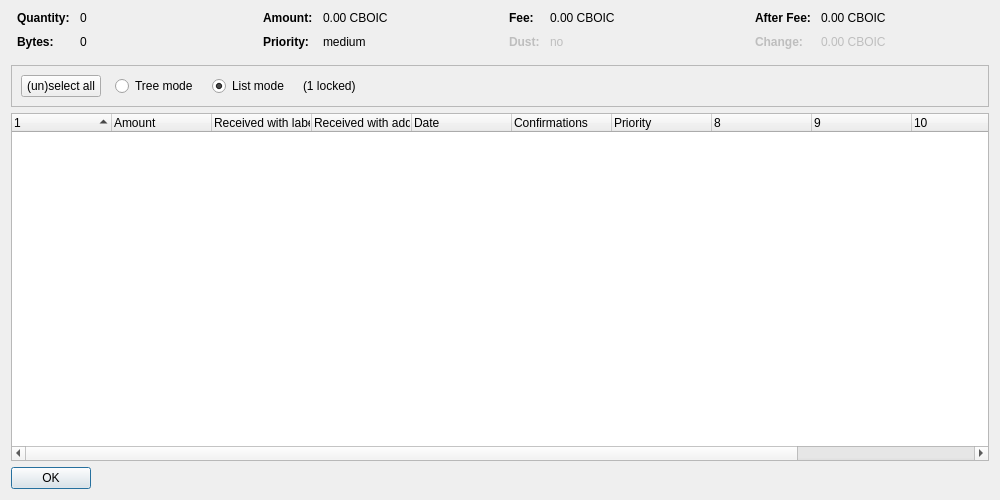
<?xml version="1.0" encoding="UTF-8"?>
<ui version="4.0">
 <class>CoinControlDialog</class>
 <widget class="QDialog" name="CoinControlDialog">
  <property name="geometry">
   <rect>
    <x>0</x>
    <y>0</y>
    <width>1000</width>
    <height>500</height>
   </rect>
  </property>
  <property name="windowTitle">
   <string>Coin Selection</string>
  </property>
  <layout class="QVBoxLayout" name="verticalLayout">
   <item>
    <layout class="QHBoxLayout" name="horizontalLayoutTop" stretch="0,0,0,0">
     <property name="topMargin">
      <number>0</number>
     </property>
     <property name="bottomMargin">
      <number>10</number>
     </property>
     <item>
      <layout class="QFormLayout" name="formLayoutCoinControl1">
       <property name="horizontalSpacing">
        <number>10</number>
       </property>
       <property name="verticalSpacing">
        <number>10</number>
       </property>
       <property name="leftMargin">
        <number>6</number>
       </property>
       <property name="rightMargin">
        <number>6</number>
       </property>
       <item row="0" column="0">
        <widget class="QLabel" name="labelCoinControlQuantityText">
         <property name="font">
          <font>
           <weight>75</weight>
           <bold>true</bold>
          </font>
         </property>
         <property name="text">
          <string>Quantity:</string>
         </property>
        </widget>
       </item>
       <item row="0" column="1">
        <widget class="QLabel" name="labelCoinControlQuantity">
         <property name="cursor">
          <cursorShape>IBeamCursor</cursorShape>
         </property>
         <property name="contextMenuPolicy">
          <enum>Qt::ActionsContextMenu</enum>
         </property>
         <property name="text">
          <string notr="true">0</string>
         </property>
         <property name="textInteractionFlags">
          <set>Qt::LinksAccessibleByMouse|Qt::TextSelectableByKeyboard|Qt::TextSelectableByMouse</set>
         </property>
        </widget>
       </item>
       <item row="1" column="0">
        <widget class="QLabel" name="labelCoinControlBytesText">
         <property name="font">
          <font>
           <weight>75</weight>
           <bold>true</bold>
          </font>
         </property>
         <property name="text">
          <string>Bytes:</string>
         </property>
        </widget>
       </item>
       <item row="1" column="1">
        <widget class="QLabel" name="labelCoinControlBytes">
         <property name="cursor">
          <cursorShape>IBeamCursor</cursorShape>
         </property>
         <property name="contextMenuPolicy">
          <enum>Qt::ActionsContextMenu</enum>
         </property>
         <property name="text">
          <string notr="true">0</string>
         </property>
         <property name="textInteractionFlags">
          <set>Qt::LinksAccessibleByMouse|Qt::TextSelectableByKeyboard|Qt::TextSelectableByMouse</set>
         </property>
        </widget>
       </item>
      </layout>
     </item>
     <item>
      <layout class="QFormLayout" name="formLayoutCoinControl2">
       <property name="horizontalSpacing">
        <number>10</number>
       </property>
       <property name="verticalSpacing">
        <number>10</number>
       </property>
       <property name="leftMargin">
        <number>6</number>
       </property>
       <property name="rightMargin">
        <number>6</number>
       </property>
       <item row="0" column="0">
        <widget class="QLabel" name="labelCoinControlAmountText">
         <property name="font">
          <font>
           <weight>75</weight>
           <bold>true</bold>
          </font>
         </property>
         <property name="text">
          <string>Amount:</string>
         </property>
        </widget>
       </item>
       <item row="0" column="1">
        <widget class="QLabel" name="labelCoinControlAmount">
         <property name="cursor">
          <cursorShape>IBeamCursor</cursorShape>
         </property>
         <property name="contextMenuPolicy">
          <enum>Qt::ActionsContextMenu</enum>
         </property>
         <property name="text">
          <string notr="true">0.00 CBOIC</string>
         </property>
         <property name="textInteractionFlags">
          <set>Qt::LinksAccessibleByMouse|Qt::TextSelectableByKeyboard|Qt::TextSelectableByMouse</set>
         </property>
        </widget>
       </item>
       <item row="1" column="0">
        <widget class="QLabel" name="labelCoinControlPriorityText">
         <property name="font">
          <font>
           <weight>75</weight>
           <bold>true</bold>
          </font>
         </property>
         <property name="text">
          <string>Priority:</string>
         </property>
        </widget>
       </item>
       <item row="1" column="1">
        <widget class="QLabel" name="labelCoinControlPriority">
         <property name="cursor">
          <cursorShape>IBeamCursor</cursorShape>
         </property>
         <property name="contextMenuPolicy">
          <enum>Qt::ActionsContextMenu</enum>
         </property>
         <property name="text">
          <string notr="true">medium</string>
         </property>
         <property name="textInteractionFlags">
          <set>Qt::LinksAccessibleByMouse|Qt::TextSelectableByKeyboard|Qt::TextSelectableByMouse</set>
         </property>
        </widget>
       </item>
      </layout>
     </item>
     <item>
      <layout class="QFormLayout" name="formLayoutCoinControl3">
       <property name="horizontalSpacing">
        <number>10</number>
       </property>
       <property name="verticalSpacing">
        <number>10</number>
       </property>
       <property name="leftMargin">
        <number>6</number>
       </property>
       <property name="rightMargin">
        <number>6</number>
       </property>
       <item row="0" column="0">
        <widget class="QLabel" name="labelCoinControlFeeText">
         <property name="font">
          <font>
           <weight>75</weight>
           <bold>true</bold>
          </font>
         </property>
         <property name="text">
          <string>Fee:</string>
         </property>
        </widget>
       </item>
       <item row="0" column="1">
        <widget class="QLabel" name="labelCoinControlFee">
         <property name="cursor">
          <cursorShape>IBeamCursor</cursorShape>
         </property>
         <property name="contextMenuPolicy">
          <enum>Qt::ActionsContextMenu</enum>
         </property>
         <property name="text">
          <string notr="true">0.00 CBOIC</string>
         </property>
         <property name="textInteractionFlags">
          <set>Qt::LinksAccessibleByMouse|Qt::TextSelectableByKeyboard|Qt::TextSelectableByMouse</set>
         </property>
        </widget>
       </item>
       <item row="1" column="0">
        <widget class="QLabel" name="labelCoinControlLowOutputText">
         <property name="enabled">
          <bool>false</bool>
         </property>
         <property name="font">
          <font>
           <weight>75</weight>
           <bold>true</bold>
          </font>
         </property>
         <property name="text">
          <string>Dust:</string>
         </property>
        </widget>
       </item>
       <item row="1" column="1">
        <widget class="QLabel" name="labelCoinControlLowOutput">
         <property name="enabled">
          <bool>false</bool>
         </property>
         <property name="cursor">
          <cursorShape>IBeamCursor</cursorShape>
         </property>
         <property name="contextMenuPolicy">
          <enum>Qt::ActionsContextMenu</enum>
         </property>
         <property name="text">
          <string notr="true">no</string>
         </property>
         <property name="textInteractionFlags">
          <set>Qt::LinksAccessibleByMouse|Qt::TextSelectableByKeyboard|Qt::TextSelectableByMouse</set>
         </property>
        </widget>
       </item>
      </layout>
     </item>
     <item>
      <layout class="QFormLayout" name="formLayoutCoinControl4">
       <property name="horizontalSpacing">
        <number>10</number>
       </property>
       <property name="verticalSpacing">
        <number>10</number>
       </property>
       <property name="leftMargin">
        <number>6</number>
       </property>
       <property name="rightMargin">
        <number>6</number>
       </property>
       <item row="0" column="0">
        <widget class="QLabel" name="labelCoinControlAfterFeeText">
         <property name="font">
          <font>
           <weight>75</weight>
           <bold>true</bold>
          </font>
         </property>
         <property name="text">
          <string>After Fee:</string>
         </property>
        </widget>
       </item>
       <item row="0" column="1">
        <widget class="QLabel" name="labelCoinControlAfterFee">
         <property name="cursor">
          <cursorShape>IBeamCursor</cursorShape>
         </property>
         <property name="contextMenuPolicy">
          <enum>Qt::ActionsContextMenu</enum>
         </property>
         <property name="text">
          <string notr="true">0.00 CBOIC</string>
         </property>
         <property name="textInteractionFlags">
          <set>Qt::LinksAccessibleByMouse|Qt::TextSelectableByKeyboard|Qt::TextSelectableByMouse</set>
         </property>
        </widget>
       </item>
       <item row="1" column="0">
        <widget class="QLabel" name="labelCoinControlChangeText">
         <property name="enabled">
          <bool>false</bool>
         </property>
         <property name="font">
          <font>
           <weight>75</weight>
           <bold>true</bold>
          </font>
         </property>
         <property name="text">
          <string>Change:</string>
         </property>
        </widget>
       </item>
       <item row="1" column="1">
        <widget class="QLabel" name="labelCoinControlChange">
         <property name="enabled">
          <bool>false</bool>
         </property>
         <property name="cursor">
          <cursorShape>IBeamCursor</cursorShape>
         </property>
         <property name="contextMenuPolicy">
          <enum>Qt::ActionsContextMenu</enum>
         </property>
         <property name="text">
          <string notr="true">0.00 CBOIC</string>
         </property>
         <property name="textInteractionFlags">
          <set>Qt::LinksAccessibleByMouse|Qt::TextSelectableByKeyboard|Qt::TextSelectableByMouse</set>
         </property>
        </widget>
       </item>
      </layout>
     </item>
    </layout>
   </item>
   <item>
    <widget class="QFrame" name="frame">
     <property name="minimumSize">
      <size>
       <width>0</width>
       <height>40</height>
      </size>
     </property>
     <property name="frameShape">
      <enum>QFrame::StyledPanel</enum>
     </property>
     <property name="frameShadow">
      <enum>QFrame::Sunken</enum>
     </property>
     <layout class="QHBoxLayout" name="horizontalLayout">
      <item>
       <layout class="QHBoxLayout" name="horizontalLayoutPanel" stretch="0,0,0,0,0">
        <property name="spacing">
         <number>14</number>
        </property>
        <item>
         <widget class="QPushButton" name="pushButtonSelectAll">
          <property name="sizePolicy">
           <sizepolicy hsizetype="Maximum" vsizetype="Fixed">
            <horstretch>0</horstretch>
            <verstretch>0</verstretch>
           </sizepolicy>
          </property>
          <property name="text">
           <string>(un)select all</string>
          </property>
          <property name="autoDefault">
           <bool>false</bool>
          </property>
         </widget>
        </item>
        <item>
         <widget class="QRadioButton" name="radioTreeMode">
          <property name="sizePolicy">
           <sizepolicy hsizetype="Maximum" vsizetype="Fixed">
            <horstretch>0</horstretch>
            <verstretch>0</verstretch>
           </sizepolicy>
          </property>
          <property name="text">
           <string>Tree mode</string>
          </property>
         </widget>
        </item>
        <item>
         <widget class="QRadioButton" name="radioListMode">
          <property name="sizePolicy">
           <sizepolicy hsizetype="Maximum" vsizetype="Fixed">
            <horstretch>0</horstretch>
            <verstretch>0</verstretch>
           </sizepolicy>
          </property>
          <property name="text">
           <string>List mode</string>
          </property>
          <property name="checked">
           <bool>true</bool>
          </property>
         </widget>
        </item>
        <item>
         <widget class="QLabel" name="labelLocked">
          <property name="text">
           <string notr="true">(1 locked)</string>
          </property>
         </widget>
        </item>
        <item>
         <spacer name="horizontalSpacer">
          <property name="orientation">
           <enum>Qt::Horizontal</enum>
          </property>
          <property name="sizeHint" stdset="0">
           <size>
            <width>40</width>
            <height>20</height>
           </size>
          </property>
         </spacer>
        </item>
       </layout>
      </item>
     </layout>
    </widget>
   </item>
   <item>
    <widget class="CoinControlTreeWidget" name="treeWidget">
     <property name="contextMenuPolicy">
      <enum>Qt::CustomContextMenu</enum>
     </property>
     <property name="sortingEnabled">
      <bool>false</bool>
     </property>
     <property name="columnCount">
      <number>12</number>
     </property>
     <attribute name="headerShowSortIndicator" stdset="0">
      <bool>true</bool>
     </attribute>
     <attribute name="headerStretchLastSection">
      <bool>false</bool>
     </attribute>
     <column>
      <property name="text">
       <string/>
      </property>
     </column>
     <column>
      <property name="text">
       <string>Amount</string>
      </property>
     </column>
     <column>
      <property name="text">
       <string>Received with label</string>
      </property>
     </column>
     <column>
      <property name="text">
       <string>Received with address</string>
      </property>
     </column>
     <column>
      <property name="text">
       <string>Date</string>
      </property>
     </column>
     <column>
      <property name="text">
       <string>Confirmations</string>
      </property>
      <property name="toolTip">
       <string>Confirmed</string>
      </property>
     </column>
     <column>
      <property name="text">
       <string>Priority</string>
      </property>
     </column>
     <column>
      <property name="text">
       <string/>
      </property>
     </column>
     <column>
      <property name="text">
       <string/>
      </property>
     </column>
     <column>
      <property name="text">
       <string/>
      </property>
     </column>
     <column>
      <property name="text">
       <string/>
      </property>
     </column>
     <column>
      <property name="text">
       <string/>
      </property>
     </column>
    </widget>
   </item>
   <item>
    <widget class="QDialogButtonBox" name="buttonBox">
     <property name="sizePolicy">
      <sizepolicy hsizetype="Maximum" vsizetype="Fixed">
       <horstretch>0</horstretch>
       <verstretch>0</verstretch>
      </sizepolicy>
     </property>
     <property name="orientation">
      <enum>Qt::Horizontal</enum>
     </property>
     <property name="standardButtons">
      <set>QDialogButtonBox::Ok</set>
     </property>
    </widget>
   </item>
  </layout>
 </widget>
 <customwidgets>
  <customwidget>
   <class>CoinControlTreeWidget</class>
   <extends>QTreeWidget</extends>
   <header>coincontroltreewidget.h</header>
  </customwidget>
 </customwidgets>
 <resources/>
 <connections/>
</ui>
